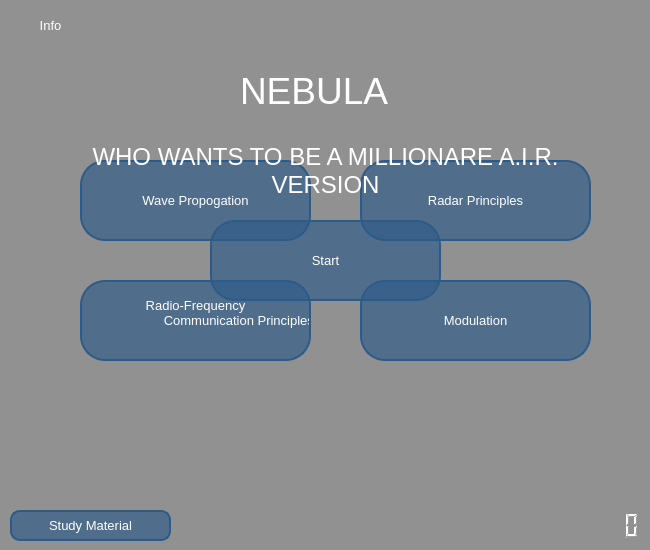
<?xml version="1.0" encoding="UTF-8"?>
<ui version="4.0">
    <class>MainWindow</class>
    <widget class="QMainWindow" name="MainWindow">
        <property name="geometry">
            <rect>
                <x>0</x>
                <y>0</y>
                <width>650</width>
                <height>550</height>
            </rect>
        </property>
        <property name="windowTitle">
            <string>NEBULA</string>
        </property>
        <property name="windowOpacity">
            <double>0.950000000000000</double>
        </property>
        <property name="styleSheet">
            <string notr="true">background-color: rgb(145, 145, 145);</string>
        </property>
        <widget class="QWidget" name="centralwidget">
            <widget class="QLCDNumber" name="lcdTime">
                <property name="geometry">
                    <rect>
                        <x>570</x>
                        <y>510</y>
                        <width>71</width>
                        <height>31</height>
                    </rect>
                </property>
                <property name="styleSheet">
                    <string notr="true">background: transparent;
                        color: rgb(255, 255, 255);
                    </string>
                </property>
            </widget>
            <widget class="QLabel" name="lblTitle">
                <property name="geometry">
                    <rect>
                        <x>240</x>
                        <y>60</y>
                        <width>171</width>
                        <height>61</height>
                    </rect>
                </property>
                <property name="font">
                    <font>
                        <family>Segoe UI</family>
                        <pointsize>28</pointsize>
                    </font>
                </property>
                <property name="styleSheet">
                    <string notr="true">color: rgb(255, 255, 255);
                        background: transparent;
                    </string>
                </property>
                <property name="text">
                    <string>NEBULA</string>
                </property>
            </widget>
            <widget class="QLabel" name="imgBackground">
                <property name="geometry">
                    <rect>
                        <x>0</x>
                        <y>0</y>
                        <width>650</width>
                        <height>550</height>
                    </rect>
                </property>
                <property name="text">
                    <string/>
                </property>
                <property name="scaledContents">
                    <bool>true</bool>
                </property>
            </widget>
            <widget class="QPushButton" name="btnStart">
                <property name="geometry">
                    <rect>
                        <x>210</x>
                        <y>220</y>
                        <width>231</width>
                        <height>81</height>
                    </rect>
                </property>
                <property name="font">
                    <font>
                        <family>Segoe UI</family>
                        <pointsize>10</pointsize>
                    </font>
                </property>
                <property name="cursor">
                    <cursorShape>PointingHandCursor</cursorShape>
                </property>
                <property name="layoutDirection">
                    <enum>Qt::LeftToRight</enum>
                </property>
                <property name="styleSheet">
                    <string notr="true">#btnStart {

                        background-color: rgba(45, 91, 136, 65%);
                        border-radius: 25px;
                        color: rgb(255, 255, 255);
                        border: 2px solid #2d5b88;
                        }
                        #btnStart:hover{
                        background-color: rgb(59, 122, 180);
                        color: rgb(255, 255, 255);
                        }
                        #btnStart:pressed {
                        background-color: rgba(45, 91, 136, 65%);
                        color: rgb(255, 255, 255);
                        }
                    </string>
                </property>
                <property name="text">
                    <string>Start</string>
                </property>
            </widget>
            <widget class="QPushButton" name="btnQuiz">
                <property name="geometry">
                    <rect>
                        <x>10</x>
                        <y>510</y>
                        <width>161</width>
                        <height>31</height>
                    </rect>
                </property>
                <property name="font">
                    <font>
                        <family>Segoe UI</family>
                        <pointsize>10</pointsize>
                    </font>
                </property>
                <property name="cursor">
                    <cursorShape>PointingHandCursor</cursorShape>
                </property>
                <property name="layoutDirection">
                    <enum>Qt::RightToLeft</enum>
                </property>
                <property name="styleSheet">
                    <string notr="true">#btnQuiz {

                        background-color: rgba(45, 91, 136, 65%);
                        border-radius: 10px;
                        color: rgb(255, 255, 255);
                        border: 2px solid #2d5b88;
                        }
                        #btnQuiz:hover{
                        background-color: rgb(59, 122, 180);
                        color: rgb(255, 255, 255);
                        }
                        #btnQuiz:pressed {
                        background-color: rgba(45, 91, 136, 65%);
                        color: rgb(255, 255, 255);
                        }
                    </string>
                </property>
                <property name="text">
                    <string>Study Material</string>
                </property>
            </widget>
            <widget class="QPushButton" name="btnInfo">
                <property name="geometry">
                    <rect>
                        <x>10</x>
                        <y>10</y>
                        <width>81</width>
                        <height>31</height>
                    </rect>
                </property>
                <property name="font">
                    <font>
                        <family>Segoe UI</family>
                        <pointsize>10</pointsize>
                    </font>
                </property>
                <property name="cursor">
                    <cursorShape>PointingHandCursor</cursorShape>
                </property>
                <property name="layoutDirection">
                    <enum>Qt::RightToLeft</enum>
                </property>
                <property name="styleSheet">
                    <string notr="true">#btnInfo {

                        background-color: transparent;
                        border-radius: 10px;
                        color: rgb(255, 255, 255);
                        border:none;
                        }
                        #btnInfo:hover{
                        background-color: rgba(45, 91, 136, 65%);
                        color: rgb(255, 255, 255);
                        }
                        #btnInfo:pressed {
                        background-color: transparent;
                        color: rgb(255, 255, 255);
                        }
                    </string>
                </property>
                <property name="text">
                    <string>Info</string>
                </property>
            </widget>
            <widget class="QPushButton" name="btnWave">
                <property name="geometry">
                    <rect>
                        <x>80</x>
                        <y>160</y>
                        <width>231</width>
                        <height>81</height>
                    </rect>
                </property>
                <property name="font">
                    <font>
                        <family>Segoe UI</family>
                        <pointsize>10</pointsize>
                    </font>
                </property>
                <property name="cursor">
                    <cursorShape>PointingHandCursor</cursorShape>
                </property>
                <property name="layoutDirection">
                    <enum>Qt::LeftToRight</enum>
                </property>
                <property name="styleSheet">
                    <string notr="true">QPushButton {

                        background-color: rgba(45, 91, 136, 65%);
                        border-radius: 25px;
                        color: rgb(255, 255, 255);
                        border: 2px solid #2d5b88;
                        }
                        QPushButton:hover{
                        background-color: rgb(59, 122, 180);
                        color: rgb(255, 255, 255);
                        }
                        QPushButton:pressed {
                        background-color: rgba(45, 91, 136, 65%);
                        color: rgb(255, 255, 255);
                        }
                    </string>
                </property>
                <property name="text">
                    <string>Wave Propogation</string>
                </property>
            </widget>
            <widget class="QPushButton" name="btnRadar">
                <property name="geometry">
                    <rect>
                        <x>360</x>
                        <y>160</y>
                        <width>231</width>
                        <height>81</height>
                    </rect>
                </property>
                <property name="font">
                    <font>
                        <family>Segoe UI</family>
                        <pointsize>10</pointsize>
                    </font>
                </property>
                <property name="cursor">
                    <cursorShape>PointingHandCursor</cursorShape>
                </property>
                <property name="layoutDirection">
                    <enum>Qt::LeftToRight</enum>
                </property>
                <property name="styleSheet">
                    <string notr="true">QPushButton {

                        background-color: rgba(45, 91, 136, 65%);
                        border-radius: 25px;
                        color: rgb(255, 255, 255);
                        border: 2px solid #2d5b88;
                        }
                        QPushButton:hover{
                        background-color: rgb(59, 122, 180);
                        color: rgb(255, 255, 255);
                        }
                        QPushButton:pressed {
                        background-color: rgba(45, 91, 136, 65%);
                        color: rgb(255, 255, 255);
                        }
                    </string>
                </property>
                <property name="text">
                    <string>Radar Principles</string>
                </property>
            </widget>
            <widget class="QPushButton" name="btnMod">
                <property name="geometry">
                    <rect>
                        <x>360</x>
                        <y>280</y>
                        <width>231</width>
                        <height>81</height>
                    </rect>
                </property>
                <property name="font">
                    <font>
                        <family>Segoe UI</family>
                        <pointsize>10</pointsize>
                    </font>
                </property>
                <property name="cursor">
                    <cursorShape>PointingHandCursor</cursorShape>
                </property>
                <property name="layoutDirection">
                    <enum>Qt::LeftToRight</enum>
                </property>
                <property name="styleSheet">
                    <string notr="true">QPushButton {

                        background-color: rgba(45, 91, 136, 65%);
                        border-radius: 25px;
                        color: rgb(255, 255, 255);
                        border: 2px solid #2d5b88;
                        }
                        QPushButton:hover{
                        background-color: rgb(59, 122, 180);
                        color: rgb(255, 255, 255);
                        }
                        QPushButton:pressed {
                        background-color: rgba(45, 91, 136, 65%);
                        color: rgb(255, 255, 255);
                        }
                    </string>
                </property>
                <property name="text">
                    <string>Modulation</string>
                </property>
            </widget>
            <widget class="QPushButton" name="btnRF">
                <property name="geometry">
                    <rect>
                        <x>80</x>
                        <y>280</y>
                        <width>231</width>
                        <height>81</height>
                    </rect>
                </property>
                <property name="font">
                    <font>
                        <family>Segoe UI</family>
                        <pointsize>10</pointsize>
                    </font>
                </property>
                <property name="cursor">
                    <cursorShape>PointingHandCursor</cursorShape>
                </property>
                <property name="layoutDirection">
                    <enum>Qt::LeftToRight</enum>
                </property>
                <property name="styleSheet">
                    <string notr="true">QPushButton {
                        background-color: rgba(45, 91, 136, 65%);
                        border-radius: 25px;
                        color: rgb(255, 255, 255);
                        border: 2px solid #2d5b88;
                        }
                        QPushButton:hover{
                        background-color: rgb(59, 122, 180);
                        color: rgb(255, 255, 255);
                        }
                        QPushButton:pressed {
                        background-color: rgba(45, 91, 136, 65%);
                        color: rgb(255, 255, 255);
                        }
                    </string>
                </property>
                <property name="text">
                    <string>Radio-Frequency
                        Communication Principles
                    </string>
                </property>
            </widget>
            <widget class="QLabel" name="lblSubHeader">
                <property name="geometry">
                    <rect>
                        <x>90</x>
                        <y>130</y>
                        <width>471</width>
                        <height>81</height>
                    </rect>
                </property>
                <property name="font">
                    <font>
                        <family>Segoe UI</family>
                        <pointsize>18</pointsize>
                    </font>
                </property>
                <property name="styleSheet">
                    <string notr="true">color: rgb(255, 255, 255);
                        background: transparent;
                    </string>
                </property>
                <property name="text">
                    <string>WHO WANTS TO BE A MILLIONARE A.I.R. VERSION</string>
                </property>
                <property name="alignment">
                    <set>Qt::AlignCenter</set>
                </property>
                <property name="wordWrap">
                    <bool>true</bool>
                </property>
            </widget>
            <zorder>imgBackground</zorder>
            <zorder>lcdTime</zorder>
            <zorder>lblTitle</zorder>
            <zorder>btnStart</zorder>
            <zorder>btnQuiz</zorder>
            <zorder>btnInfo</zorder>
            <zorder>btnWave</zorder>
            <zorder>btnRadar</zorder>
            <zorder>btnMod</zorder>
            <zorder>btnRF</zorder>
            <zorder>lblSubHeader</zorder>
        </widget>
    </widget>
    <resources/>
    <connections/>
</ui>
